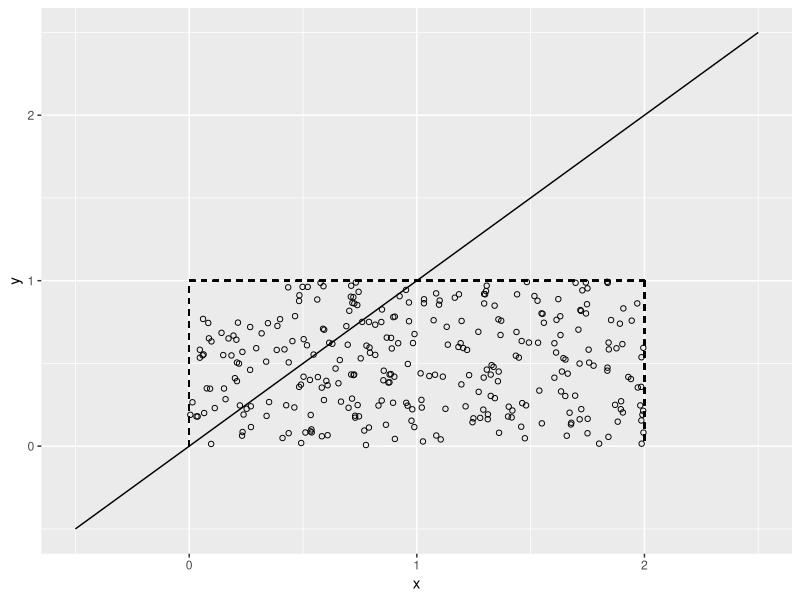

The R source for this figure:
# beginning with rnorm function 



rnorm(5) # 5 numbers with a mean of 0, sd of 1

# FINDING THE PROBAILITY INSTEAD OF RANDOM
pnorm(5, 4, 2) # less than 5, mean 4, sd 2 
# 5 is q = want to evaluate this 

# quantile function
qnorm(0.975) # p = 0.975, mean = 0, sd = 1 (as is default)
# inverse of pnorm

# SAMPLING FROM COMPLEX DISTRIBUTIONS
# Accept reject algorithim 

# generating 
triangle <- 
  function(x) {
    ifelse(( 0 < x ) + (x < 1), x, # if x is between 0 and 1, return to x 
    ifelse ((1 <= x) + (x < 2), 2 - x, 0)) # if x is between 1 and 2, return to 2 - x 
  } # if x is less than or equal to 2, return to 0 

# testing the code 
print(triangle(6))


triangle_frame <- 
  data.frame(x = seq(-0.5, 2.5, by = 0.01),
             # generates sequences from -0.5 to 2.5, step size is 0.01
                               y = triangle(seq(-0.5, 2.5, by = 0.01)),
             # Y ( generates sequences from -0.5 to 2.5, step size is 0.01)
             # this is from the triangle data!! 
                               x_sample = runif(301, 0, 2),
# X (generates uniform distribution, 301 values, min = 0, max = 2 )
                               y_sample = runif(301, 0, 1))
# Y (generates uniform distribution, 301 values, min 0, max = 1)


# loading ggplot package to visualise this simulation 
library(ggplot2)

# to plot? 
triangle_plot <- 
ggplot(triangle_frame, aes(x = x, y = y)) +
# first line of ggplot code: give generated data, then x and y within the generated data
# x = seq(-0.5, 2.5, by = 0.01)
# y = y = triangle(seq(-0.5, 2.5, by = 0.01))
# difference between x ans y? 
  geom_line() + xlab ("x") + ylab ("y") +
  geom_segment(aes(x = 0,  y = 0, xend = 0, yend = 1), linetype = "dashed") +
  geom_segment(aes(x = 0, y = 1, xend = 2, yend = 1), linetype = "dashed") + 
  geom_segment(aes(x = 2, y = 1, xend = 2, yend = 0), linetype = "dashed") + 
  geom_point(aes(x = x_sample, y = y_sample), shape = 1)


# not so much a 'triangle' 

